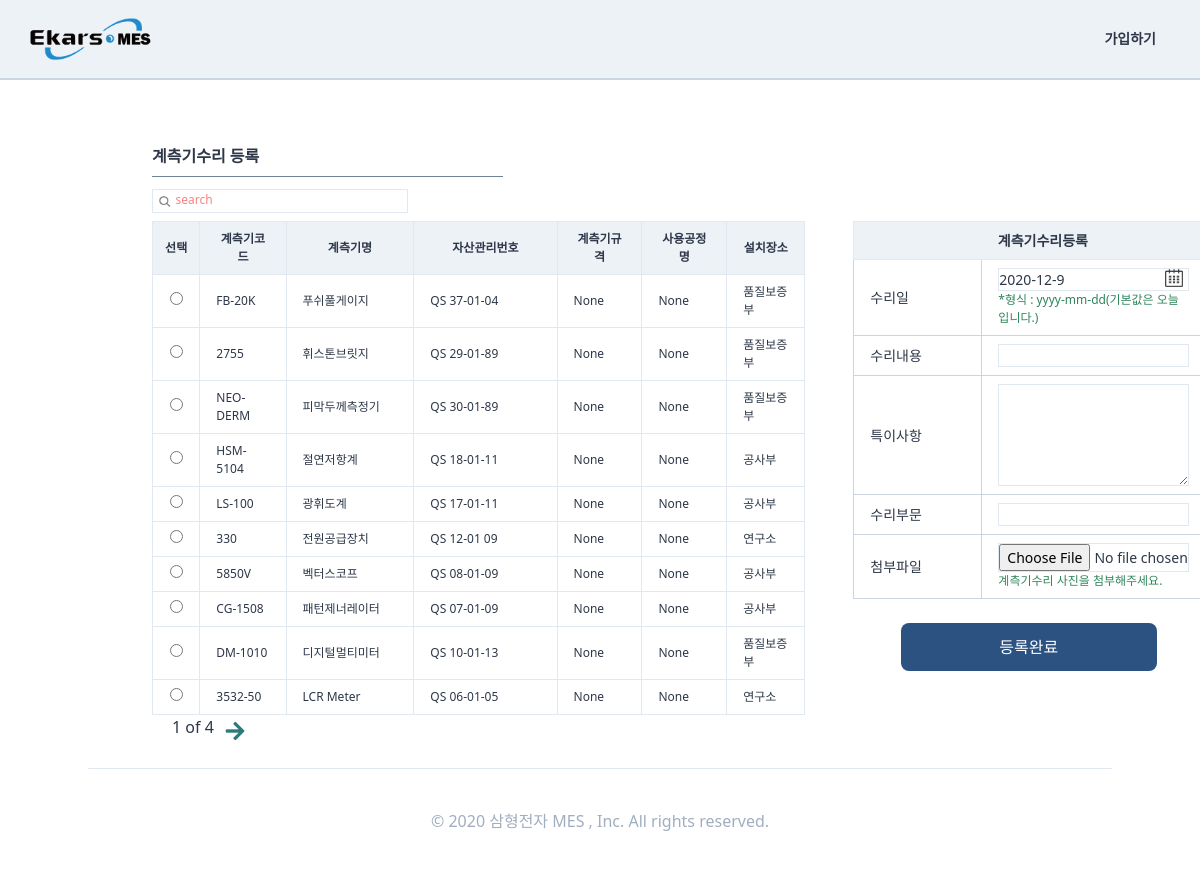
/qualitycontrols/measurerepairdetailregister/, run on the app's committed database.
### StandardInformation/models.py (models this page shows, shortened)
class Measure(TimeStampedModel):
    작성자 = models.ForeignKey(
        "users.User", related_name="계측기작성자", on_delete=models.SET_NULL, null=True
    )
    계측기코드 = models.CharField(max_length=40, blank=True, null=True)
    계측기명 = models.CharField(max_length=40, blank=True, null=True)
    자산관리번호 = models.CharField(max_length=40, null=True)
    계측기규격 = models.CharField(max_length=40, blank=True, null=True)
    설치년월일 = models.DateField(auto_now=False, auto_now_add=False, null=True)
    사용공정명 = models.CharField(max_length=40, blank=True, null=True)
    설치장소 = models.CharField(max_length=40, blank=True, null=True)
    구매금액 = models.IntegerField(blank=True, null=True)
    file = models.ImageField(
        upload_to="images", blank=True, null=True, help_text="계측기의 사진을 첨부해주세요."
    )
    class Meta:
        verbose_name = "계측기"
        verbose_name_plural = "계측기"

### qualitycontrols/views.py (the view, shortened to what this page needs)
def measurerepairdetailregister(request):
    form = forms.measurerepairregisterForm(request.POST or None)
    search = request.GET.get("search")
    if search is None:
        customer = SI_models.Measure.objects.all().order_by("-created")
        s_bool = False
    pagediv = 10
    totalpage = int(math.ceil(len(customer) / pagediv))
    paginator = Paginator(customer, pagediv, orphans=0)
    page = request.GET.get("page", "1")
    customer = paginator.get_page(page)
    nextpage = int(page) + 1
    previouspage = int(page) - 1
    notsamebool = True
    seletelist = [
        "제품구분",
    ]
    nonpage = False
    if totalpage == 0:
        nonpage = True
    if int(page) == totalpage:
        notsamebool = False
    if (search is None) or (search == ""):
        search = "search"
    return render(
        request,
        "qualitycontrols/measurerepairdetailregister.html",
        {
            "customer": customer,
            "form": form,
            "search": search,
            "page": page,
            "totalpage": totalpage,
            "notsamebool": notsamebool,
            "nextpage": nextpage,
            "previouspage": previouspage,
            "s_bool": s_bool,
            "seletelist": seletelist,
            "nonpage": nonpage,
        },
    )

### qualitycontrols/forms.py (shortened to what this page needs)
class measurerepairregisterForm(forms.ModelForm):
    계측기 = forms.CharField(max_length=20, required=True)
    class Meta:
        model = MS_models.MeasureRepairRegister
        fields = (
            "수리일",
            "수리내용",
            "특이사항",
            "수리부문",
            "file",
        )
        help_texts = {
            "수리일": "*형식 : yyyy-mm-dd(기본값은 오늘입니다.)",
        }
        labels = {"file": "수리현장사진"}

### templates/qualitycontrols/measurerepairdetailregister.html (shortened to what this page needs)
{%extends "qualitycontrols/qualitycontrolshome.html"%}
{%load static%}
{%block main_contens%}
<div class="w-11/12 h-full ml-32 -mt-6 font-normal pt-12 flex flex-row">
    <div class="flex flex-col p-6 w-full ">
        <span class="border-b w-1/3 mb-3 border-gray-600 pb-2 font-semibold text-base">계측기수리 등록 </span>
        <div class="w-64 border h-6 mb-2">
            <form method="get" action="" class="w-full flex ">
                <button class="w-4 h-4 mt-1 ml-1  rounded-xl bg-cover bg-center"
                    style="background-image:url({% static 'img/search.png' %});"></button>
                <input name="search" placeholder={{search}}
                    class="ml-1 w-full border-none search-box text-xs font-medium placeholder-red-400 focus: outline-none" />
            </form>
        </div>
        <div class="flex   items-start">
            <div class="flew flex-col w-8/12">
                <form method="POST" class="w-full flex flex-col justify-center" enctype="multipart/form-data">
                    <table class="table-fixed font-light text-xs ">
                        <thead>
                            <tr>
                                <th class="border bg-gray-200 px-1 py-2 w-12">선택</th>
                                <th class="border bg-gray-200 px-4 py-2 w-24">계측기코드</th>
                                <th class="border bg-gray-200 px-4 py-2 w-40">계측기명</th>
                                <th class="border bg-gray-200 px-4 py-2 w-48">자산관리번호</th>
                                <th class="border bg-gray-200 px-4 py-2 w-24">계측기규격</th>
                                <th class="border bg-gray-200 px-4 py-2 w-24">사용공정명</th>
                                <th class="border bg-gray-200 px-4 py-2 w-24">설치장소</th>
                            </tr>
                        </thead>
                        <tbody>
                            <ul id="id_계측기">
                                {%for list in customer%}
                                <tr>
                                    <td class="border px-4 py-2 text-center">
                                        <label for="id_계측기_0"><input type="radio" name="계측기" value={{list.pk}}
                                                required="" id="id_계측기_0">
                                        </label>
                                    </td>
                                    <td class="border px-4 py-2 hover:text-blue-700">
                                        {{list.계측기코드}}</td>
                                    <td class="border px-4 py-2">{{list.계측기명}}</td>
                                    <td class="border px-4 py-2">{{list.자산관리번호}}</td>
                                    <td class="border px-4 py-2">{{list.계측기규격}}</td>
                                    <td class="border px-4 py-2">{{list.사용공정명}}</td>
                                    <td class="border px-4 py-2">{{list.설치장소}}</td>
                                </tr>
                                {%endfor%}
                            </ul>
                        </tbody>
                    </table>
                    {%if nonpage%}
                    {%else%}
                    <div class="flex ml-2">
                        <span class="mx-3 font-medium  text-base">{{page}} of
                            {{totalpage}}</span>
                        {% if notsamebool %}
                        {%if s_bool%}
                        <a href="?search={{search}}&page={{nextpage}}" class="text-teal-700"><i
                                class="fas fa-arrow-right fa-lg mt-2"></i></a>
                        {%else%}
                        <a href="?page={{nextpage}}" class="text-teal-700"><i
                                class="fas fa-arrow-right fa-lg mt-2"></i></a>
                        {% endif %}{% endif %}
                    </div>
                    {%endif%}
            </div>
            <div class=" flex flex-col justify-center items-center w-4/12 ml-12">
                <div class="w-full justify-center flex flex-col">
                    <table class="table-fixed text-sm w-full">
                        <thead>
                            <tr>
                                <th class="border border-r-0 bg-gray-200 px-4 py-2 w-32"></th>
                                <th class="border border-l-0 bg-gray-200 px-4 py-2 w-56 text-left">계측기수리등록</th>
                            </tr>
                        </thead>
                        <tbody>
                            {% for field in form %}
                            <tr>
                                {%if field.name != "계측기"%}
                                <td class="border border-gray-400 px-4 py-2">
                                    {% if field.name == "file" %}
                                    첨부파일
                                    {%else%}
                                    {{field.name}}
                                    {% endif %}
                                </td>
                                <td class="border border-gray-400 px-4 py-2">
                                    <div
                                        class="  {%if field.name not in seletelist %} border hover:border-gray-500 w-full {%endif%} flex">
                                        {% if field.name == "수리일" %}
                                        <input type="text" name="수리일" id="date2" size="10" />
                                        {% else %}
                                        {{field}}
                                        {% endif %}
                                    </div>
                                    <div class="text-xs text-green-700 ">
                                        {{field.help_text}}
                                    </div>
                                </td>
                                {%endif%}
                            </tr>
                            {%endfor%}
                        </tbody>
                    </table>
                </div>
                <div class=" flex flex-row">
                    <button class="btn-link bg-blue-800 text-white w-64 h-12 mt-6 ">
                        <div class="text-base font-medium">등록완료</div>
                    </button>
                </div>
            </div>
        </div>
    </div>
</div>
{%endblock main_contens %}

### data on the page
Measure: 계측기코드 "FB-20K", 계측기명 "푸쉬풀게이지", 자산관리번호 "QS 37-01-04", 계측기규격 "None", 사용공정명 "None", 설치장소 "품질보증부"
Measure: 계측기코드 "2755", 계측기명 "휘스톤브릿지", 자산관리번호 "QS 29-01-89", 계측기규격 "None", 사용공정명 "None", 설치장소 "품질보증부"
Measure: 계측기코드 "NEO-DERM", 계측기명 "피막두께측정기", 자산관리번호 "QS 30-01-89", 계측기규격 "None", 사용공정명 "None", 설치장소 "품질보증부"
Measure: 계측기코드 "HSM-5104", 계측기명 "절연저항계", 자산관리번호 "QS 18-01-11", 계측기규격 "None", 사용공정명 "None", 설치장소 "공사부"
Measure: 계측기코드 "LS-100", 계측기명 "광휘도계", 자산관리번호 "QS 17-01-11", 계측기규격 "None", 사용공정명 "None", 설치장소 "공사부"
Measure: 계측기코드 "330", 계측기명 "전원공급장치", 자산관리번호 "QS 12-01 09", 계측기규격 "None", 사용공정명 "None", 설치장소 "연구소"
Measure: 계측기코드 "5850V", 계측기명 "벡터스코프", 자산관리번호 "QS 08-01-09", 계측기규격 "None", 사용공정명 "None", 설치장소 "공사부"
Measure: 계측기코드 "CG-1508", 계측기명 "패턴제너레이터", 자산관리번호 "QS 07-01-09", 계측기규격 "None", 사용공정명 "None", 설치장소 "공사부"
Measure: 계측기코드 "DM-1010", 계측기명 "디지털멀티미터", 자산관리번호 "QS 10-01-13", 계측기규격 "None", 사용공정명 "None", 설치장소 "품질보증부"
Measure: 계측기코드 "3532-50", 계측기명 "LCR Meter", 자산관리번호 "QS 06-01-05", 계측기규격 "None", 사용공정명 "None", 설치장소 "연구소"

### other printed values
{{ page }} "1"
{{ totalpage }} "4"
{{ field.name }} "수리일" "수리내용" "특이사항" "수리부문"
{{ field.help_text }} "*형식 : yyyy-mm-dd(기본값은 오늘입니다.)" "계측기수리 사진을 첨부해주세요."
